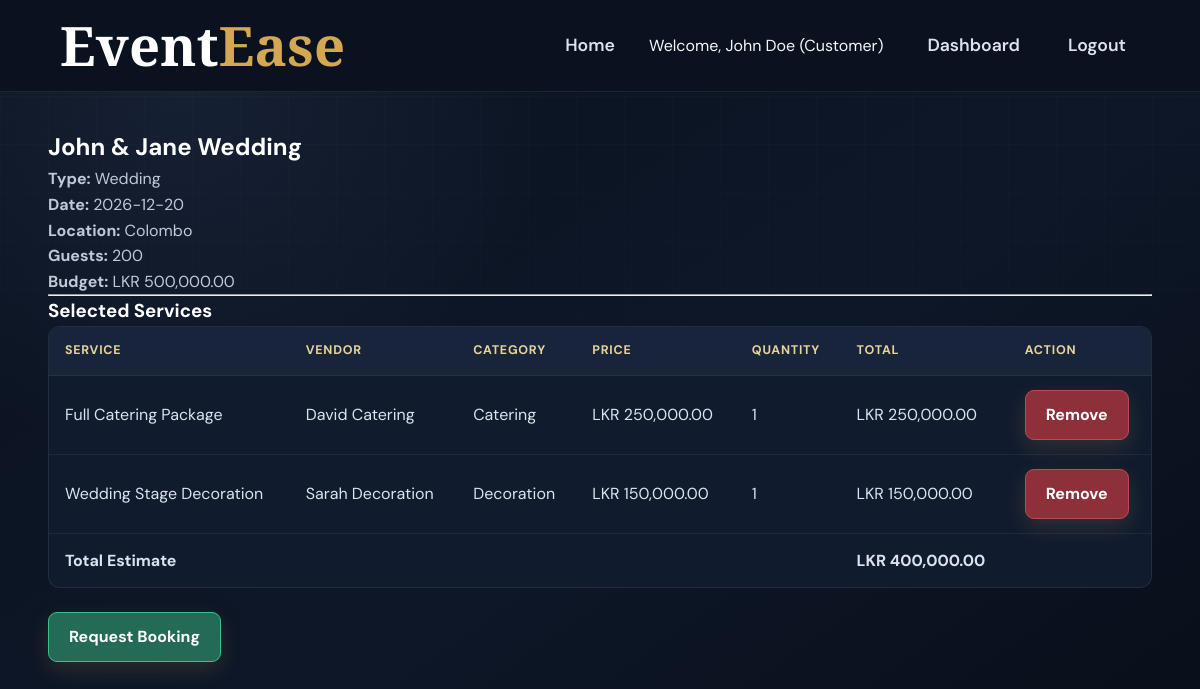
The app's page /?url=event/view/1 (signed in) with its own data.
### tables this page shows
CREATE TABLE Events (
    event_id INT AUTO_INCREMENT PRIMARY KEY,
    customer_id INT NOT NULL,
    event_type_id INT NOT NULL,
    event_name VARCHAR(100) NOT NULL,
    event_date DATE NOT NULL,
    location VARCHAR(255) NOT NULL,
    guest_count INT NOT NULL,
    budget DECIMAL(10,2) NOT NULL,
    status ENUM('active','cancelled') DEFAULT 'active',
    created_at TIMESTAMP DEFAULT CURRENT_TIMESTAMP,
    FOREIGN KEY (customer_id) REFERENCES Customer(customer_id) ON DELETE CASCADE,
    FOREIGN KEY (event_type_id) REFERENCES EventType(event_type_id)
);

CREATE TABLE EventType (
    event_type_id INT AUTO_INCREMENT PRIMARY KEY,
    event_type_name VARCHAR(50) UNIQUE NOT NULL,
    description TEXT,
    status ENUM('active','inactive') DEFAULT 'active'
);

CREATE TABLE EventItem (
    event_item_id INT AUTO_INCREMENT PRIMARY KEY,
    event_id INT NOT NULL,
    service_id INT NOT NULL,
    quantity INT DEFAULT 1,
    estimated_price DECIMAL(10,2) DEFAULT 0.00,
    added_date TIMESTAMP DEFAULT CURRENT_TIMESTAMP,
    FOREIGN KEY (event_id) REFERENCES Events(event_id) ON DELETE CASCADE,
    FOREIGN KEY (service_id) REFERENCES Service(service_id) ON DELETE CASCADE,
    UNIQUE KEY (event_id, service_id)
);

CREATE TABLE Service (
    service_id INT AUTO_INCREMENT PRIMARY KEY,
    vendor_id INT NOT NULL,
    service_category_id INT NOT NULL,
    service_name VARCHAR(100) NOT NULL,
    description TEXT,
    price DECIMAL(10,2) NOT NULL,
    status ENUM('active','inactive') DEFAULT 'active',
    created_at TIMESTAMP DEFAULT CURRENT_TIMESTAMP,
    FOREIGN KEY (vendor_id) REFERENCES Vendor(vendor_id) ON DELETE CASCADE,
    FOREIGN KEY (service_category_id) REFERENCES ServiceCategory(service_category_id)
);

CREATE TABLE Vendor (
    vendor_id INT AUTO_INCREMENT PRIMARY KEY,
    user_id INT UNIQUE NOT NULL,
    business_name VARCHAR(100) NOT NULL,
    business_description TEXT,
    business_address VARCHAR(255),
    facebook_profile VARCHAR(255),
    verification_status ENUM('pending','approved','rejected') DEFAULT 'pending',
    registration_date TIMESTAMP DEFAULT CURRENT_TIMESTAMP,
    FOREIGN KEY (user_id) REFERENCES user(user_id) ON DELETE CASCADE
);

CREATE TABLE ServiceCategory (
    service_category_id INT AUTO_INCREMENT PRIMARY KEY,
    category_name VARCHAR(50) UNIQUE NOT NULL,
    description TEXT,
    status ENUM('active','inactive') DEFAULT 'active'
);

### app/controllers/EventController.php (called while the page is built, shortened)
<?php
class EventController {
    public function view($eventId = null) {
        $event = Event::findById($eventId);
        $eventItems = EventItem::getByEvent($eventId);
        require_once '../app/views/customer/view_event.php';
    }
}
?>

### app/models/Event.php (called while the page is built, shortened)
<?php
class Event {
    public static function findById($eventId) {
        $db = Database::getConnection();
        $stmt = $db->prepare("SELECT e.*, et.event_type_name FROM Events e JOIN EventType et ON e.event_type_id = et.event_type_id WHERE e.event_id = ?");
        $stmt->execute([$eventId]);
        return $stmt->fetch();
    }
}
?>

### app/models/EventItem.php (called while the page is built, shortened)
<?php
class EventItem {
    public static function getByEvent($eventId) {
        $db = Database::getConnection();
        $stmt = $db->prepare("
            SELECT ei.*, s.service_name, s.price, v.business_name, v.vendor_id, sc.category_name
            FROM EventItem ei
            JOIN Service s ON ei.service_id = s.service_id
            JOIN Vendor v ON s.vendor_id = v.vendor_id
            JOIN ServiceCategory sc ON s.service_category_id = sc.service_category_id
            WHERE ei.event_id = ?
        ");
        $stmt->execute([$eventId]);
        return $stmt->fetchAll();
    }
}
?>

### app/views/customer/view_event.php (the view)
<?php include '../app/views/partials/header.php'; ?>
<h2><?php echo htmlspecialchars($event['event_name']); ?></h2>
<p><strong>Type:</strong> <?php echo $event['event_type_name']; ?></p>
<p><strong>Date:</strong> <?php echo $event['event_date']; ?></p>
<p><strong>Location:</strong> <?php echo htmlspecialchars($event['location']); ?></p>
<p><strong>Guests:</strong> <?php echo $event['guest_count']; ?></p>
<p><strong>Budget:</strong> LKR <?php echo number_format($event['budget'], 2); ?></p>
<hr>
<h3>Selected Services</h3>
<?php if (empty($eventItems)): ?>
    <p>No services selected. <a href="?url=event/findServices">Find services</a>.</p>
<?php else: ?>
    <table>
        <tr>
            <th>Service</th>
            <th>Vendor</th>
            <th>Category</th>
            <th>Price</th>
            <th>Quantity</th>
            <th>Total</th>
            <th>Action</th>
        </tr>
        <?php
        $totalEstimate = 0;
        foreach ($eventItems as $item):
            $totalEstimate += $item['estimated_price'];
        ?>
            <tr>
                <td><?php echo htmlspecialchars($item['service_name']); ?></td>
                <td><?php echo htmlspecialchars($item['business_name']); ?></td>
                <td><?php echo htmlspecialchars($item['category_name']); ?></td>
                <td>LKR <?php echo number_format($item['price'], 2); ?></td>
                <td><?php echo $item['quantity']; ?></td>
                <td>LKR <?php echo number_format($item['estimated_price'], 2); ?></td>
                <td><a href="?url=event/removeService/<?php echo $item['event_item_id']; ?>" class="btn btn-danger" onclick="return confirm('Remove this service?')">Remove</a></td>
            </tr>
        <?php endforeach; ?>
        <tr>
            <td colspan="5"><strong>Total Estimate</strong></td>
            <td><strong>LKR <?php echo number_format($totalEstimate, 2); ?></strong></td>
            <td></td>
        </tr>
    </table>
    <a href="?url=booking/requestBooking/<?php echo $event['event_id']; ?>" class="btn btn-success">Request Booking</a>
<?php endif; ?>
<?php include '../app/views/partials/footer.php'; ?>

### public/index.php (shortened to what this page needs)
<?php
spl_autoload_register(function ($class) {
    $modelPath = '../app/models/' . $class . '.php';
    $controllerPath = '../app/controllers/' . $class . '.php';
});
$url = isset($_GET['url']) ? $_GET['url'] : 'home/index';
$url = rtrim($url, '/');
$urlParts = explode('/', $url);
$controllerName = !empty($urlParts[0]) ? ucfirst($urlParts[0]) . 'Controller' : 'AuthController';
$action = isset($urlParts[1]) ? $urlParts[1] : 'login';
$params = array_slice($urlParts, 2);
if (class_exists($controllerName)) {
    $controller = new $controllerName();
    if (method_exists($controller, $action)) {
        call_user_func_array([$controller, $action], $params);
    } else {
        die("Method '$action' not found in $controllerName");
    }
} else {
    die("Controller '$controllerName' not found");
}
?>

### app/views/partials/header.php (shortened to what this page needs)
<!DOCTYPE html>
<html lang="en">
<head>
    <link rel="stylesheet" href="css/style.css">
</head>
<body>
    <div class="navbar">
        <div class="brand">
            <a href="?url=home/index">Event<span>Ease</span></a>
        </div>
        <div class="nav-links">
            <a href="?url=home/index">Home</a>
            <?php if (isset($_SESSION['user_id'])): ?>
                <span style="margin-right:10px;">
                    Welcome,
                    <?php echo htmlspecialchars($_SESSION['name']); ?>
                    (<?php echo ucfirst($_SESSION['role']); ?>)
                </span>
            <?php if ($_SESSION['role'] === 'customer'): ?>
                <a href="?url=event/dashboard">Dashboard</a>
            <?php elseif ($_SESSION['role'] === 'vendor'): ?>
                <a href="?url=vendor/dashboard">Dashboard</a>
            <?php elseif ($_SESSION['role'] === 'admin'): ?>
                <a href="?url=admin/dashboard">Dashboard</a>
            <?php endif; ?>
                <a href="?url=auth/logout">Logout</a>
            <?php else: ?>
                <a href="?url=auth/login">Login</a>
                <a href="?url=auth/registerCustomer">Register as Customer</a>
                <a href="?url=auth/registerVendor">Register as Vendor</a>
            <?php endif; ?>
        </div>
    </div>
    <div class="container">

### app/views/partials/footer.php (shortened to what this page needs)
    </div>
</body>
</html>

### public/css/style.css (style rules this page uses)
:root { --navy-900: #080E18; --navy-800: #0B1220; --navy-700: #0F192B; --navy-600: #111B2E; --navy-500: #18243A; --navy-400: #1C2942; --gold: #D4A853; --gold-light: #E6C77A; --gold-dark: #B88B32; --white: #FFFFFF; --text: #F4F7FB; --text-soft: #DCE3EF; --muted: #A9B4C7; --muted-dark: #728097; --success: #35C48D; --danger: #F06B72; --warning: #E6B85C; --border: rgba(255, 255, 255, 0.08); --border-gold: rgba(212, 168, 83, 0.20); --shadow-sm: 0 8px 22px rgba(0, 0, 0, 0.16); --shadow-md: 0 12px 35px rgba(0, 0, 0, 0.20); --shadow-lg: 0 18px 50px rgba(0, 0, 0, 0.28); --radius-sm: 9px; --radius-md: 14px; --radius-lg: 16px; --transition: all 0.25s ease; }
* { box-sizing: border-box; margin: 0; padding: 0; }
html { scroll-behavior: smooth; }
body { min-height: 100vh; color: var(--text); background: radial-gradient(circle at 15% 10%, rgba(63, 81, 116, 0.22), transparent 30%), linear-gradient(145deg, var(--navy-800), #0E1728 55%, var(--navy-900)); font-family: 'DM Sans', 'Segoe UI', sans-serif; line-height: 1.6; }
body::before { content: ''; position: fixed; inset: 0; z-index: -1; pointer-events: none; background-image: linear-gradient(rgba(255, 255, 255, 0.018) 1px, transparent 1px), linear-gradient(90deg, rgba(255, 255, 255, 0.018) 1px, transparent 1px); background-size: 48px 48px; mask-image: linear-gradient(to bottom, black, transparent 75%); }
a { color: var(--gold-light); text-decoration: none; }
h1, h2, h3, h4 { color: var(--white); }
p { color: #C0C9D8; }
.navbar { position: sticky; top: 0; z-index: 1000; display: flex; align-items: center; justify-content: space-between; gap: 24px; width: 100%; padding: 2px clamp(22px, 5vw, 72px); background: rgba(11, 18, 32, 0.96); border-bottom: 1px solid var(--border); backdrop-filter: blur(16px); }
.brand a { color: var(--white); font-family: 'Playfair Display', serif; font-size: 3.4rem; font-weight: 700; letter-spacing: 0.2px; }
.brand a span { color: var(--gold); }
.nav-links { display: flex; align-items: center; flex-wrap: wrap; gap: 20px; }
.nav-links a { padding: 10px 14px; color: var(--text-soft); border-radius: var(--radius-sm); font-size: 1.1rem; font-weight: 600; transition: var(--transition); }
.container { width: 100%; max-width: none; margin: 0; padding: 36px clamp(28px, 4vw, 64px); background: transparent; }
.btn { display: inline-flex; align-items: center; justify-content: center; gap: 8px; padding: 11px 20px; color: #101722; background: linear-gradient(180deg, #E3BD67, #C9993E); border: 1px solid var(--gold); border-radius: var(--radius-sm); font: inherit; font-weight: 700; text-decoration: none; cursor: pointer; box-shadow: 0 8px 22px rgba(212, 168, 83, 0.16); transition: var(--transition); }
.btn-danger { color: var(--white); background: #8E3039; border-color: #B94B55; }
.btn-success { color: var(--white); background: #236B56; border-color: var(--success); }
table { width: 100%; margin-bottom: 24px; overflow: hidden; background: var(--navy-600); border: 1px solid var(--border); border-radius: 12px; border-spacing: 0; border-collapse: separate; }
th, td { padding: 14px 16px; text-align: left; border-bottom: 1px solid rgba(255, 255, 255, 0.06); }
th { color: #E9D39C; background: var(--navy-500); font-size: 0.78rem; letter-spacing: 0.06em; text-transform: uppercase; }
td { color: var(--text-soft); }
tbody tr:last-child td { border-bottom: 0; }

### records on screen
events: event_name "John & Jane Wedding", event_type.event_type_name "Wedding", event_date "2026-12-20", location "Colombo", guest_count "200", budget "500,000.00"
eventitem: service.service_name "Full Catering Package", vendor.business_name "David Catering", servicecategory.category_name "Catering", service.price "250,000.00", quantity "1", estimated_price "250,000.00"
eventitem: service.service_name "Wedding Stage Decoration", vendor.business_name "Sarah Decoration", servicecategory.category_name "Decoration", service.price "150,000.00", quantity "1", estimated_price "150,000.00"

### other values on screen
$_SESSION['name'] "John Doe"
$_SESSION['role'] "Customer"
$totalEstimate "400,000.00"
